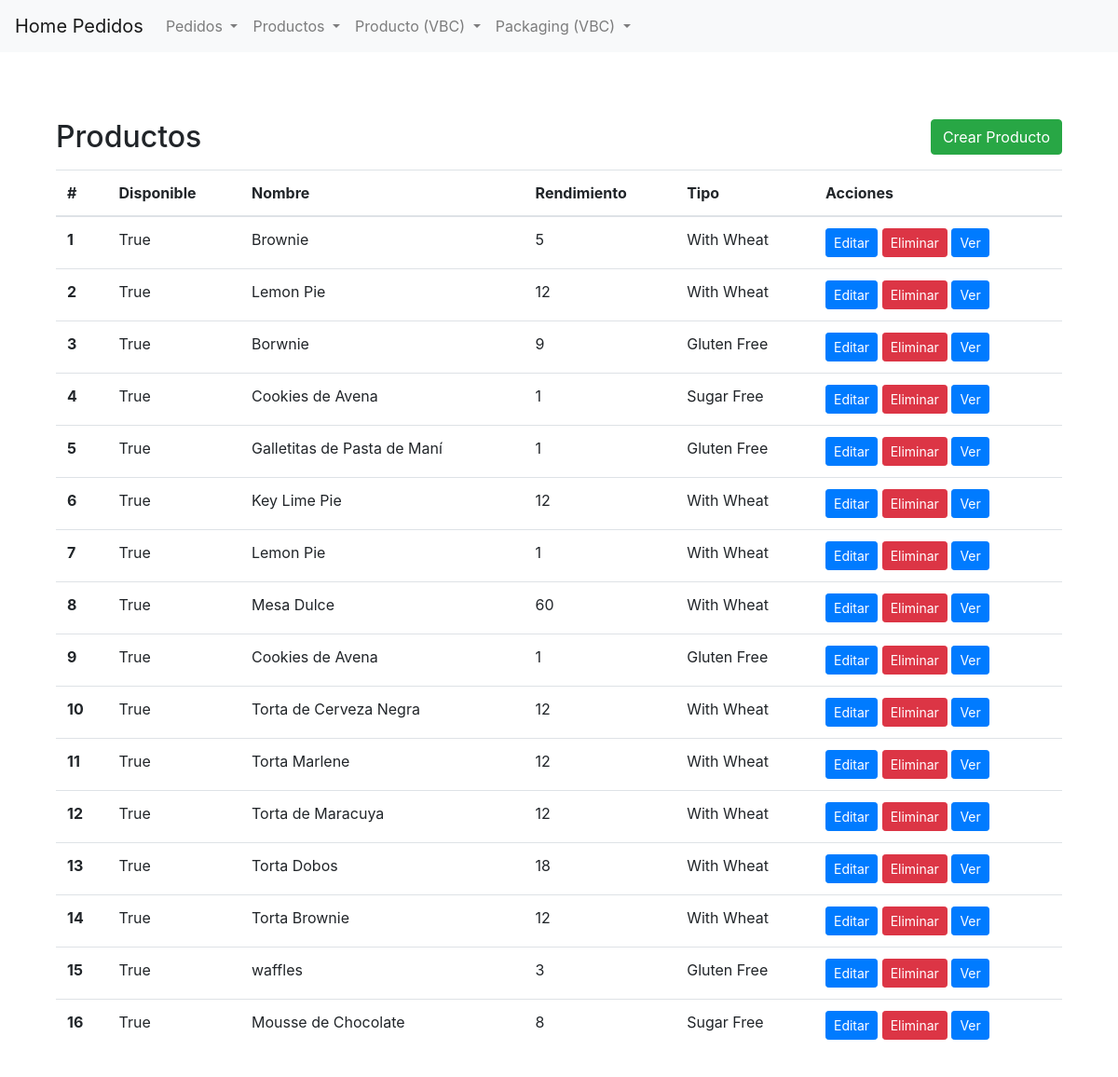
/pedidos/producto/vbc/list, run on the app's committed database.
### pedidos/models.py (models this page shows, shortened)
class Producto(models.Model):
    class Tipo(models.TextChoices):
        LIBRE_DE_GLUTEN = 'Gluten Free' , 'Gluten Free'
        VEGANO = 'Vegan' , 'Vegan'
        CONTIENE_TRIGO = 'With Wheat' , 'With Wheat'
        LIBRE_DE_AZUCAR = 'Sugar Free' , 'Sugar Free'
    nombre = models.CharField(max_length=100)
    disponible = models.BooleanField(default=True)
    rendimiento = models.IntegerField()
    tipo = models.CharField(
            max_length=50,
            choices=Tipo.choices,
            default=Tipo.CONTIENE_TRIGO,
    )
    descripcion = models.TextField(blank=True, null=True)

### pedidos/views.py (the view)
# urls.py: path("producto/vbc/list", ProductoListView.as_view(), name="vbc_producto_list"),
class ProductoListView(ListView):
    model = Producto
    template_name = "pedidos/vbc/producto-list.html"
    context_object_name = "PRODUCTOS"

### pedidos/templates/pedidos/vbc/producto-list.html (shortened to what this page needs)
{% extends 'pedidos/base.html' %}
{% block content %}
<section class="py-5">
    <div class="container">
        <div class="d-flex justify-content-between align-items-center mb-3">
            <h2 class="mb-0">Productos</h2>
            <a href="{% url 'vbc_producto_create' %}" class="btn btn-success">Crear Producto</a>
        </div>
        <table class="table">
            <thead>
                <tr>
                    <th scope="col">#</th>
                    <th scope="col">Disponible</th>
                    <th scope="col">Nombre</th>
                    <th scope="col">Rendimiento</th>
                    <th scope="col">Tipo</th>
                    <th scope="col">Acciones</th>
                </tr>
            </thead>
            <tbody>
                {% if PRODUCTOS %}
                {% for producto in PRODUCTOS %}
                <tr>
                    <th scope="row">{{ forloop.counter }}</th>
                    <td>{{ producto.disponible }}</td>
                    <td>{{ producto.nombre }}</td>
                    <td>{{ producto.rendimiento }}</td>
                    <td>{{ producto.tipo }}</td>
                    <td>
                        <a href="{% url 'vbc_producto_update' producto.id %}" class="btn btn-primary btn-sm">Editar</a>
                        <a href="{% url 'vbc_producto_delete' producto.id %}" class="btn btn-danger btn-sm">Eliminar</a>
                        <a href="{% url 'vbc_producto_detail' producto.id %}" class="btn btn-primary btn-sm">Ver</a>
                    </td>
                </tr>
                {% endfor %}
                {% else %}
                <tr>
                    <td colspan="7">No hay Productos disponibles.</td>
                </tr>
                {% endif %}
            </tbody>
        </table>
    </div>
</section>
{% endblock %}

### data on the page
Producto: disponible "True", nombre "Brownie", rendimiento "5", tipo "With Wheat"
Producto: disponible "True", nombre "Lemon Pie", rendimiento "12", tipo "With Wheat"
Producto: disponible "True", nombre "Borwnie", rendimiento "9", tipo "Gluten Free"
Producto: disponible "True", nombre "Cookies de Avena", rendimiento "1", tipo "Sugar Free"
Producto: disponible "True", nombre "Galletitas de Pasta de Maní", rendimiento "1", tipo "Gluten Free"
Producto: disponible "True", nombre "Key Lime Pie", rendimiento "12", tipo "With Wheat"
Producto: disponible "True", nombre "Lemon Pie", rendimiento "1", tipo "With Wheat"
Producto: disponible "True", nombre "Mesa Dulce", rendimiento "60", tipo "With Wheat"
Producto: disponible "True", nombre "Cookies de Avena", rendimiento "1", tipo "Gluten Free"
Producto: disponible "True", nombre "Torta de Cerveza Negra", rendimiento "12", tipo "With Wheat"
Producto: disponible "True", nombre "Torta Marlene", rendimiento "12", tipo "With Wheat"
Producto: disponible "True", nombre "Torta de Maracuya", rendimiento "12", tipo "With Wheat"
Producto: disponible "True", nombre "Torta Dobos", rendimiento "18", tipo "With Wheat"
Producto: disponible "True", nombre "Torta Brownie", rendimiento "12", tipo "With Wheat"
Producto: disponible "True", nombre "waffles", rendimiento "3", tipo "Gluten Free"
Producto: disponible "True", nombre "Mousse de Chocolate", rendimiento "8", tipo "Sugar Free"
